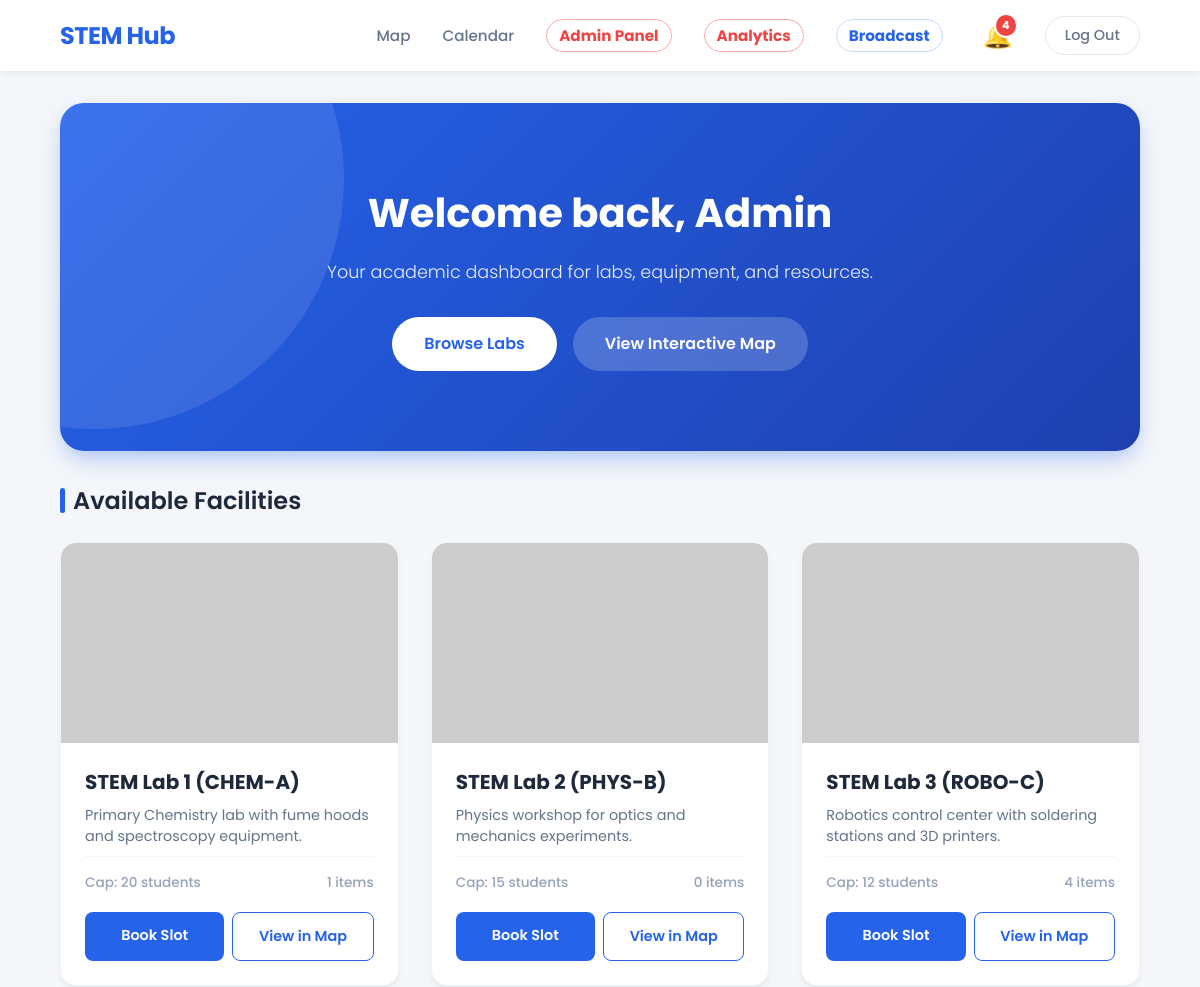
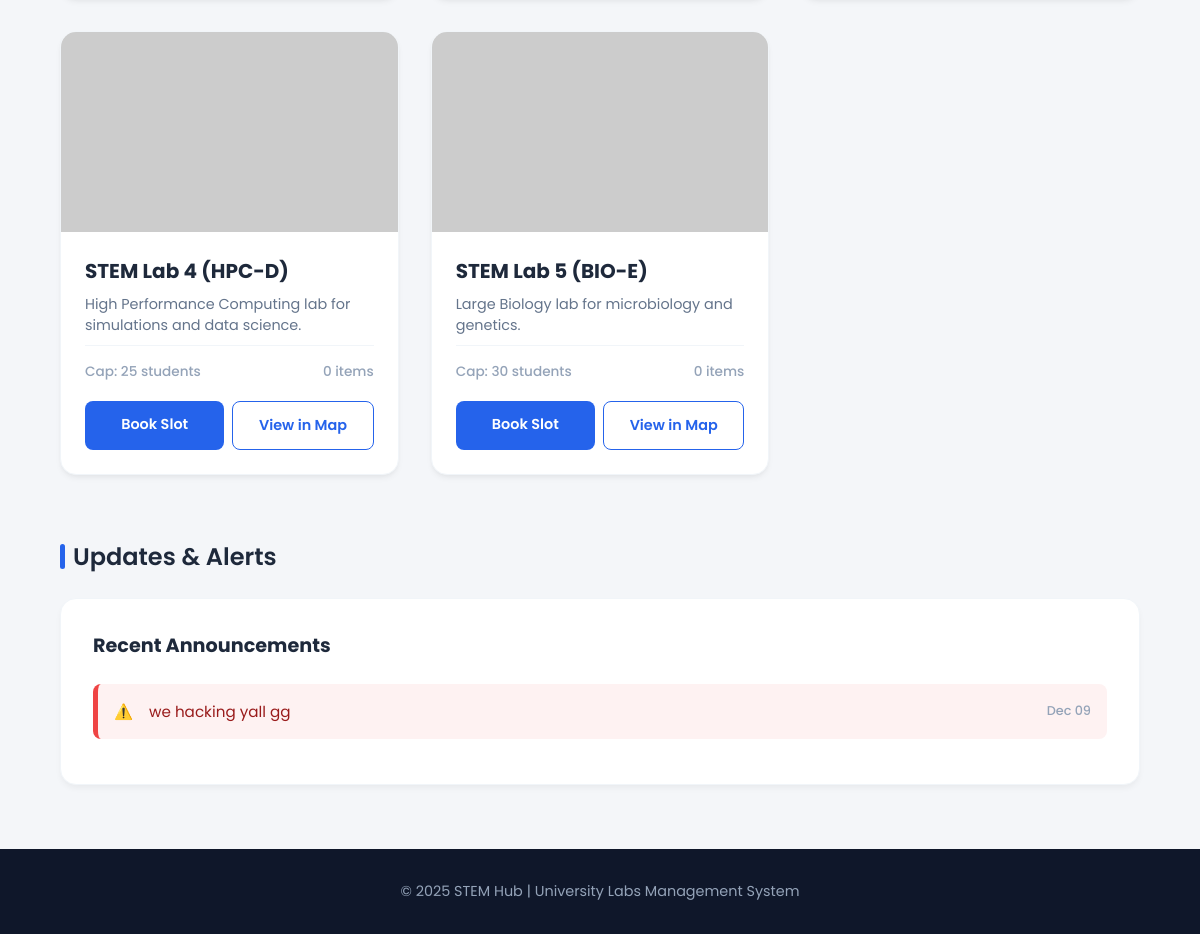
Before: / (signed in) with the older database file (2 pictures, top to bottom).
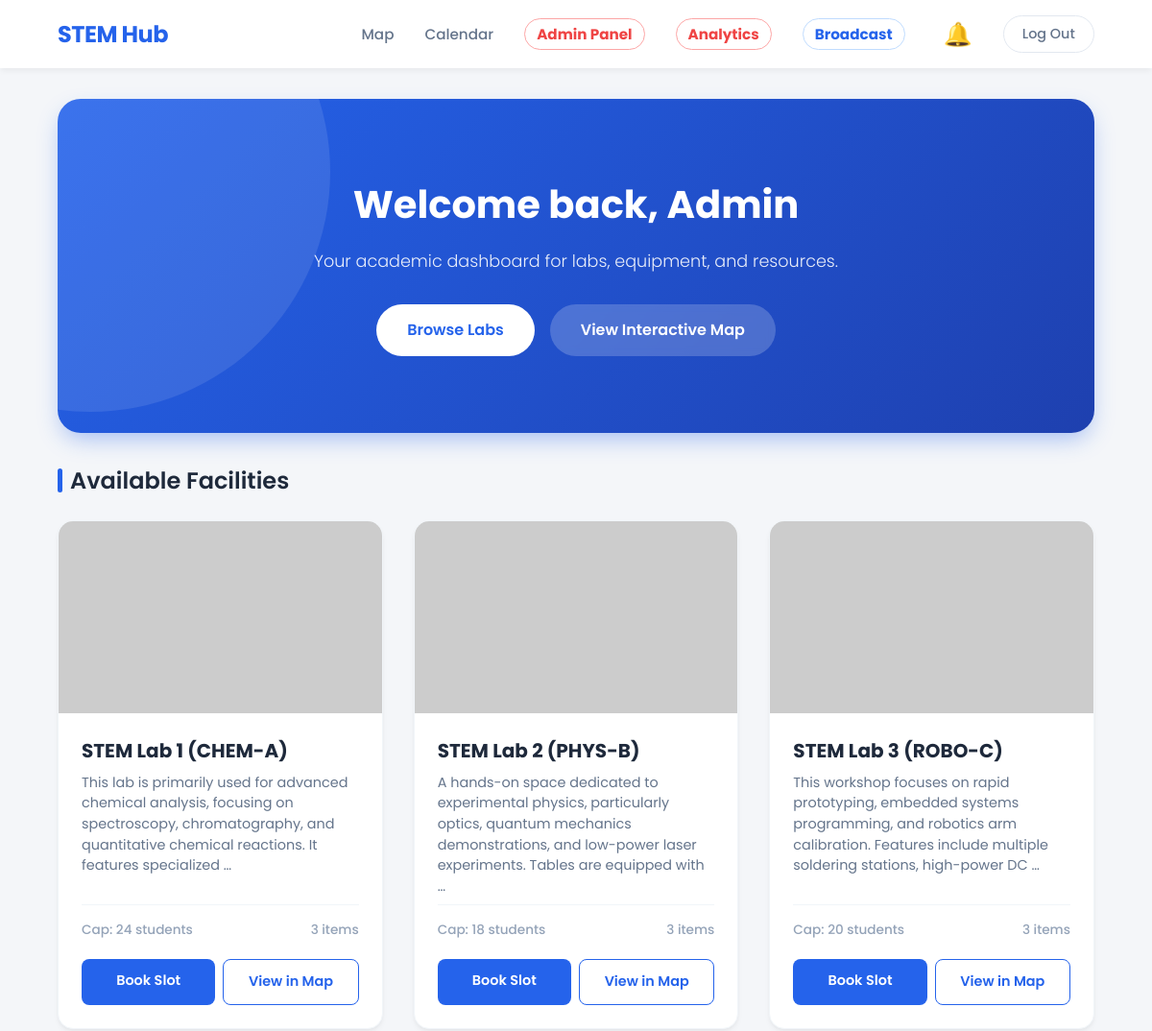
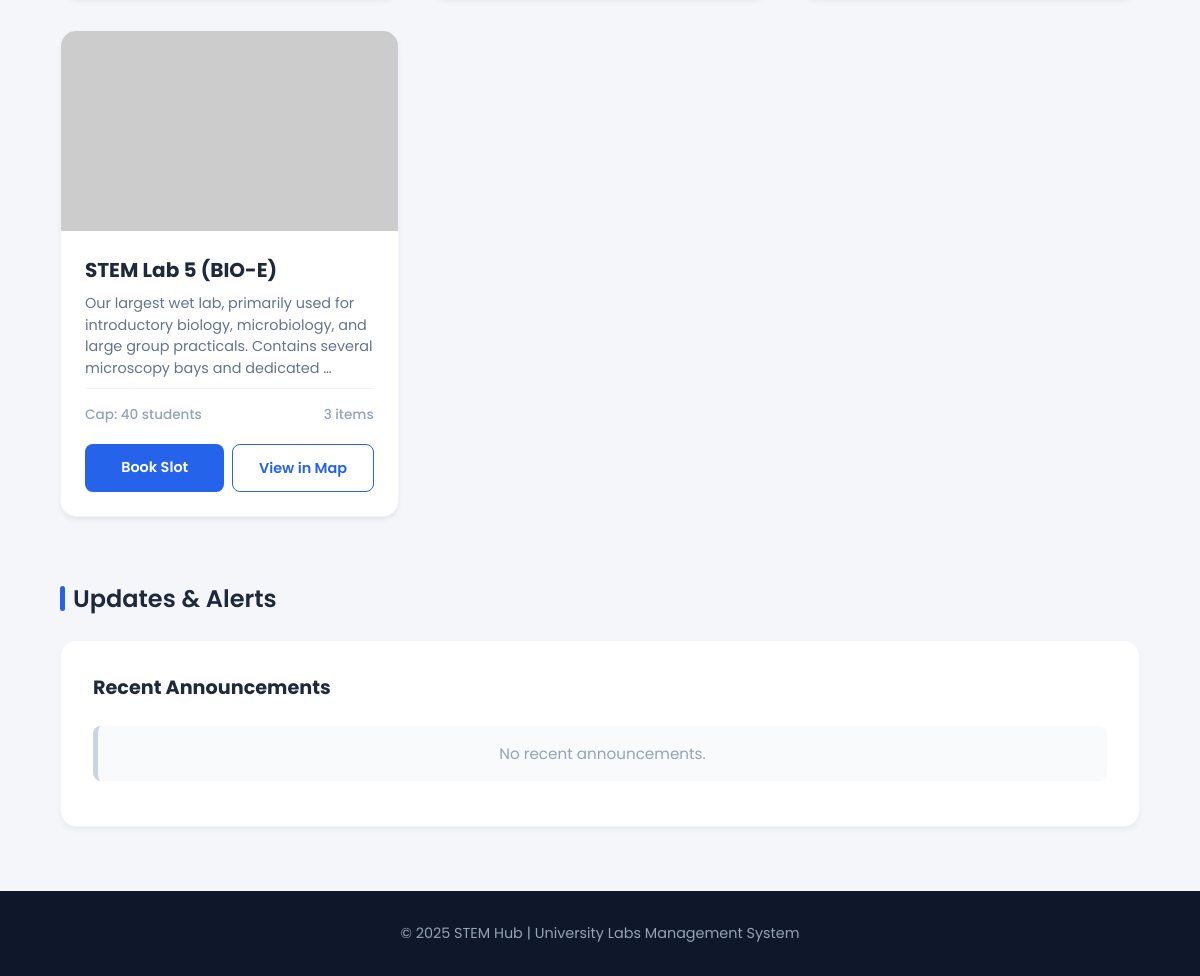
After: the same page with the newer database file (2 pictures, top to bottom).
### labs/models.py (models this page shows, shortened)
class Lab(models.Model):
    name = models.CharField(max_length=200)
    slug = models.SlugField(unique=True)
    capacity = models.PositiveIntegerField()
    description = models.TextField()
    map_svg_id = models.CharField(max_length=50, unique=True, help_text="Matches ID in Figma SVG")
    is_active = models.BooleanField(default=True)
    safety_guidelines = models.TextField()

### notifications/models.py (models this page shows, shortened)
class Notification(models.Model):
    TYPES = (
        ('info', 'Info'),
        ('success', 'Success'),
        ('warning', 'Warning'),
    )
    CATEGORIES = (
        ('reservation', 'Reservation Update'),
        ('announcement', 'Public Announcement'),
    )
    recipient = models.ForeignKey(settings.AUTH_USER_MODEL, on_delete=models.CASCADE, related_name='notifications')
    message = models.TextField()
    notification_type = models.CharField(max_length=20, choices=TYPES, default='info')
    category = models.CharField(max_length=20, choices=CATEGORIES, default='reservation')
    is_read = models.BooleanField(default=False)
    created_at = models.DateTimeField(auto_now_add=True)
    class Meta:
        ordering = ['-created_at']

### CORE/views.py (the view)
# urls.py: path('', root_views.home_redirect_view, name='home'),
@login_required
def home_redirect_view(request):
    labs = Lab.objects.filter(is_active=True)
    recent_announcements = Notification.objects.filter(
        recipient=request.user,
        category='announcement'
    ).order_by('-created_at')[:5]
    context = {
        'labs': labs,
        'recent_notifications': recent_announcements,
    }
    return render(request, 'base.html', context)

### notifications/context_processors.py (called while the page is built)
def user_notifications(request):
    if request.user.is_authenticated:
        notifs = Notification.objects.filter(recipient=request.user, is_read=False)
        return {
            'notifications_list': notifs,
            'unread_count': notifs.count()
        }
    return {}

### CORE/templates/base.html (shortened to what this page needs)
<!DOCTYPE html>
<html lang="en">
<head>
</head>
<body>
  <header>
    <div class="header-content">
        <h1><a href="/">STEM Hub</a></h1>
        <nav>
          <a href="{% url 'labs:index' %}">Map</a>
          <a href="{% url 'reservations:timetable' %}">Calendar</a>
          {% if user.is_staff %}
            <a href="{% url 'reservations:dashboard' %}" style="color: #ef4444; font-weight: bold; border: 1px solid #fca5a5; padding: 0.25rem 0.75rem; border-radius: 9999px;">Admin Panel</a>
            <a href="/analytics/dashboard/" style="color: #ef4444; font-weight: bold; border: 1px solid #fca5a5; padding: 0.25rem 0.75rem; border-radius: 9999px;">Analytics</a>
            <a href="{% url 'notifications:create_announcement' %}" style="color: #2563eb; font-weight: bold; border: 1px solid #bfdbfe; padding: 0.25rem 0.75rem; border-radius: 9999px;">Broadcast</a>
          {% endif %}
          {% if user.is_authenticated %}
          <div class="notif-container" onclick="toggleNotif()">
            <span class="bell-icon">🔔</span>
            {% if unread_count > 0 %}
                <span class="badge">{{ unread_count }}</span>
            {% endif %}
          </div>
          {% endif %}
          <a href="{% url 'logout' %}" class="logout-btn">Log Out</a>
        </nav>
    </div>
  </header>
  <section class="hero">
    <h1>Welcome back,
        {% with user.first_name|default:"" as name %}
            {% if name %}
                {{ name }}
            {% elif user.is_staff or user.is_superuser %}
                Admin
            {% else %}
                Student
            {% endif %}
        {% endwith %}
    </h1>
    <p>Your academic dashboard for labs, equipment, and resources.</p>
    <div class="hero-buttons">
      <button class="view-labs" onclick="scrollToLabs()">Browse Labs</button>
      <a href="{% url 'labs:index' %}" class="reserve-now">View Interactive Map</a>
    </div>
  </section>
  <div class="section-title">Available Facilities</div>
  <section class="labs" id="labs">
    {% if labs %}
        {% for lab in labs %}
            {% if lab.is_active %}
                <div class="lab-card">
                    {% if lab.image %}
                        <img src="{{ lab.image.url }}" alt="{{ lab.name }}">
                    {% else %}
                        <img src="https://placehold.co/600x400/2563eb/FFF?text={{ lab.name|urlencode }}" alt="{{ lab.name }}">
                    {% endif %}
                    <div class="content">
                        <h3>{{ lab.name }}</h3>
                        <p>{{ lab.description|truncatewords:20 }}</p>
                        <div class="lab-meta">
                            <span>Cap: {{ lab.capacity }} students</span>
                            <span>{{ lab.equipment.count|default:"0" }} items</span>
                        </div>
                        <div class="lab-actions">
                            <a href="{% url 'reservations:make_reservation' lab_id=lab.id %}" class="btn-book">Book Slot</a>
                            <a href="{% url 'labs:index' %}" class="btn-map">View in Map</a>
                        </div>
                    </div>
                </div>
            {% endif %}
        {% endfor %}
    {% else %}
        <div style="grid-column: 1/-1; text-align: center; color: #64748b; padding: 2rem;">
            <p>No available labs found.</p>
        </div>
    {% endif %}
  </section>
  <div class="section-title">Updates & Alerts</div>
  <section class="notifications-wrapper">
    <div class="notifications">
      <h2>Recent Announcements</h2>
      <ul id="notifications-list">
        {% if recent_notifications %}
            {% for note in recent_notifications %}
                <li class="update-item {{ note.notification_type }}">
                    {% if note.notification_type == 'success' %}
                        <span>✅</span>
                    {% elif note.notification_type == 'warning' %}
                        <span>⚠️</span>
                    {% else %}
                        <span>📢</span>
                    {% endif %}
                    <span>{{ note.message }}</span>
                    <span class="update-date">{{ note.created_at|date:"M d" }}</span>
                </li>
            {% endfor %}
        {% else %}
            <li class="update-item" style="border-left-color: #cbd5e1; justify-content: center; color: #94a3b8;">
                No recent announcements.
            </li>
        {% endif %}
      </ul>
    </div>
  </section>
  <footer>
    <p>© 2025 STEM Hub | University Labs Management System</p>
  </footer>
</body>
</html>

Changed rows visible on the page:
no longer on this page (row edited): Lab: is_active True (drawn), name "STEM Lab 4 (HPC-D)", description "High Performance Computing lab for simulations and data science.", capacity "25", equipment.count "0"
removed Notification: message "we hacking yall gg", created_at "Dec 09"
changed Lab "STEM Lab 1 (CHEM-A)": description "Primary Chemistry lab with fume hoods and spectroscopy equipment." → "This lab is primarily used for advanced chemical analysis, focusing on spectroscopy, chromatography, and quantitative chemical reactions. It features specialized …"; capacity "20" → "24"; equipment.count "1" → "3"
changed Lab "STEM Lab 2 (PHYS-B)": description "Physics workshop for optics and mechanics experiments." → "A hands-on space dedicated to experimental physics, particularly optics, quantum mechanics demonstrations, and low-power laser experiments. Tables are equipped with …"; capacity "15" → "18"; equipment.count "0" → "3"
changed Lab "STEM Lab 3 (ROBO-C)": description "Robotics control center with soldering stations and 3D printers." → "This workshop focuses on rapid prototyping, embedded systems programming, and robotics arm calibration. Features include multiple soldering stations, high-power DC …"; capacity "12" → "20"; equipment.count "4" → "3"
changed Lab "STEM Lab 5 (BIO-E)": description "Large Biology lab for microbiology and genetics." → "Our largest wet lab, primarily used for introductory biology, microbiology, and large group practicals. Contains several microscopy bays and dedicated …"; capacity "30" → "40"; equipment.count "0" → "3"
Other visible differences:
{{ unread_count }}: "4" → (not shown)
text now shown: "No recent announcements."
